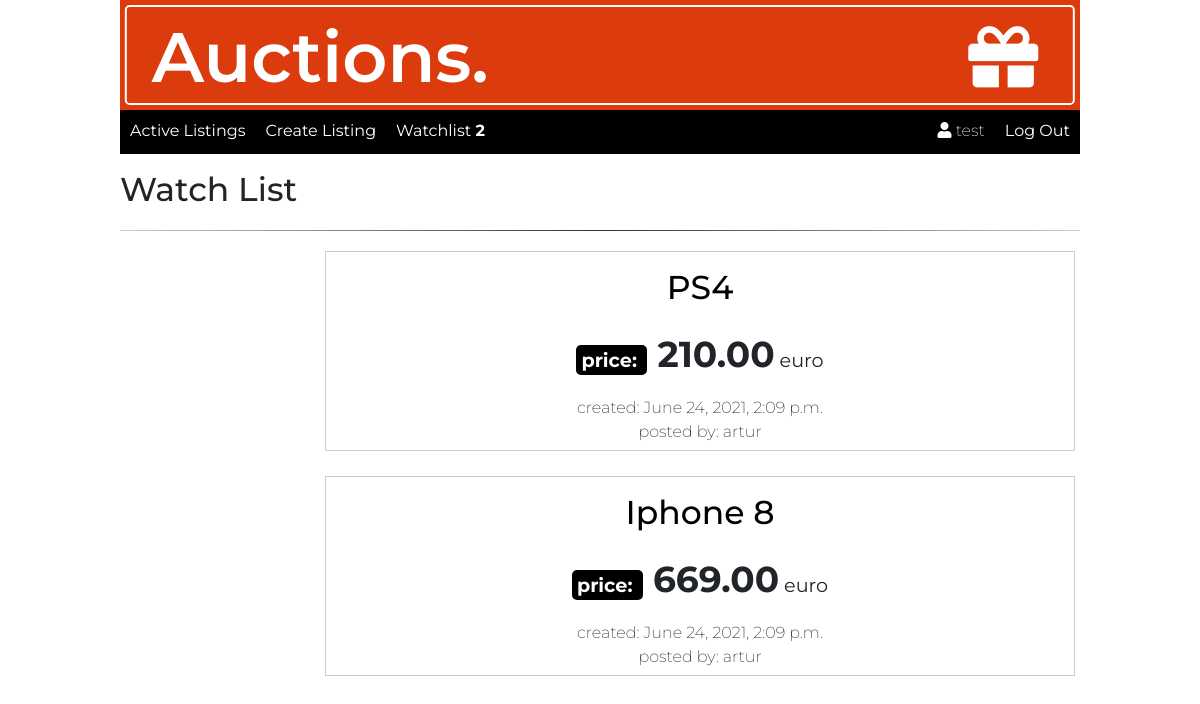
Before: /watchlist (signed in) with the older database file.
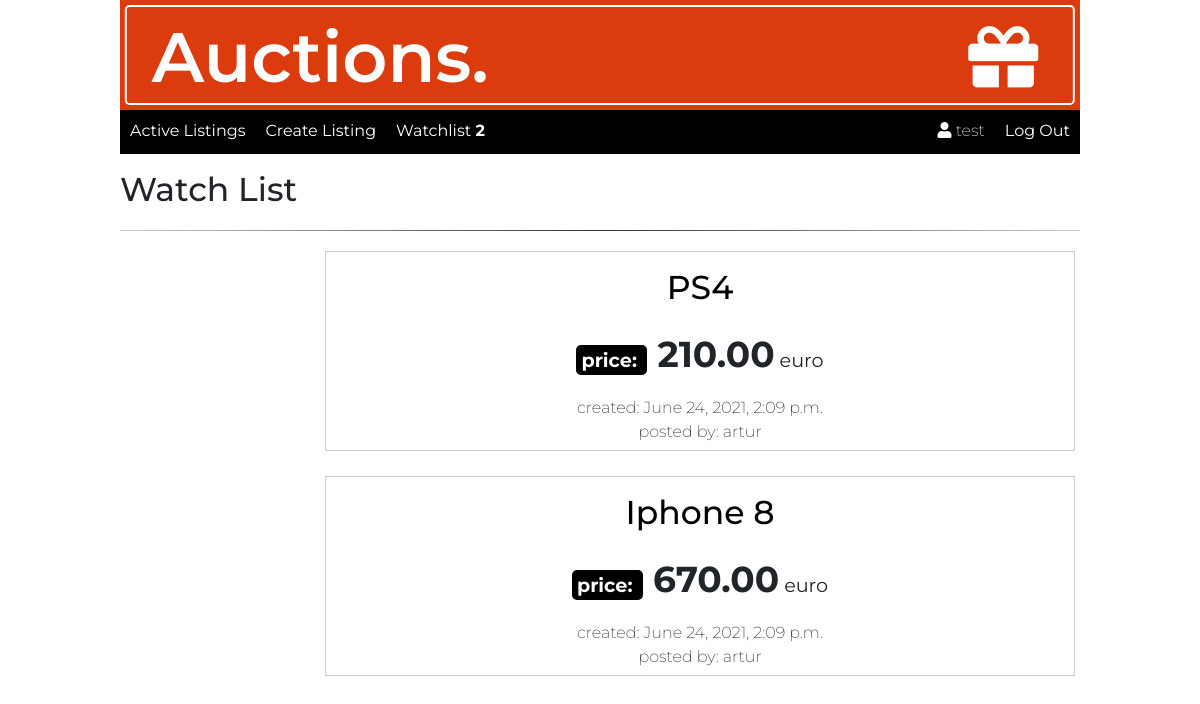
After: the same page with the newer database file.
### auctions/models.py (models this page shows, shortened)
class Watchlist(models.Model):
    author = models.ForeignKey(
        settings.AUTH_USER_MODEL, on_delete=models.CASCADE)
    auction = models.ForeignKey(
        Auction_listings, on_delete=models.CASCADE)
    added = models.BooleanField(default=False)

class Auction_listings(models.Model):
    image_url = models.CharField(max_length=1000)
    title = models.CharField(max_length=128)
    description = models.TextField(max_length=200)
    category = models.ForeignKey(Category, on_delete=models.CASCADE)
    price = models.DecimalField(decimal_places=2, max_digits=1000)
    created = models.DateTimeField(default=timezone.now, blank=True)
    author = models.ForeignKey(
        settings.AUTH_USER_MODEL, on_delete=models.CASCADE)
    active = models.BooleanField(default=True)

class User(AbstractUser):
    pass

### auctions/views.py (the view)
# urls.py: path("watchlist", views.watchlist, name="watchlist")
@login_required
def watchlist(request):
    auctions = Watchlist.objects.filter(author=request.user)
    return render(request, "auctions/watchlist.html", {
        "auctions": auctions,
    })

### auctions/context_processors.py (called while the page is built)
def watchlist_all(request):
    user = request.user.is_authenticated
    if user:
        watchlist = Watchlist.objects.filter(author=request.user)
        return {'watchlist_all': watchlist}
    else:
        auctions = Auction_listings.objects.filter(active=True)
        return {'auctions': auctions}

### auctions/templates/auctions/watchlist.html (shortened to what this page needs)
{% extends 'auctions/layout.html' %}
{% block body %}
<h2>Watch List</h2>
<hr>
{% for auction in auctions %}
<div class="itemListing">
    <div class="imgItem">
    </div>
    <div class="detailsItem">
        <a href="{% url 'item' auction.auction_id %}">
            <h2>{{auction.auction.title}}</h2>
        </a>
        <p><strong>price: </strong> <span>{{auction.auction.price}}</span> euro</p>
        <span>created: {{auction.auction.created}}</span>
        <br>
        <span>posted by: {{auction.auction.author}}</span>
    </div>
</div>
{% endfor %}
{% endblock %}

Changed rows visible on the page:
changed through a linked row, Watchlist "Iphone 8": auction.price "669.00" → "670.00"
